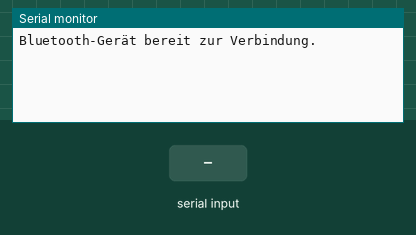
A sketch run on a simulated ESP32. Parts: the last lines printed to the serial monitor. The inputs (shaded band) are chosen by the test bench. Nothing arrives over Bluetooth unless stated.

Above: at 1.2 s.
1.3 s: "1" received over the second serial link
At 3.1 s:
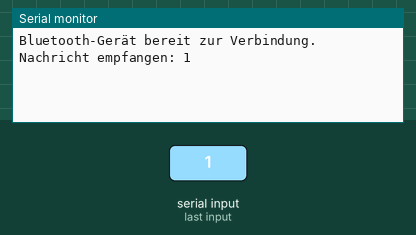
3.8 s: "0" received over the second serial link
At 5.2 s:
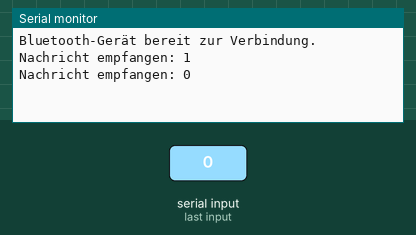
5.3 s: "2" received over the second serial link
At 7.3 s:
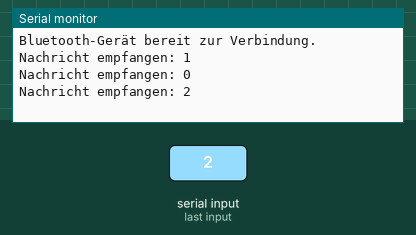

Measured:
- after the input at 1.3 s, the serial monitor: prints a new line after 1.0 s (image 1)
- after the input at 3.8 s, the serial monitor: prints a new line after 1.0 s (image 2)
- after the input at 5.3 s, the serial monitor: prints a new line after 1.0 s (image 3)

The sketch:

recieve.ino
```cpp
#include <BluetoothSerial.h>

BluetoothSerial SerialBT;

void setup() {
  Serial.begin(115200);
  SerialBT.begin("ESP32_Receiver"); // Name des Bluetooth-Geräts
  Serial.println("Bluetooth-Gerät bereit zur Verbindung.");
}

void loop() {
  if (SerialBT.available()) {
    String receivedMessage = SerialBT.readString(); // Nachricht empfangen
    Serial.println("Nachricht empfangen: " + receivedMessage);
  }
}
```
